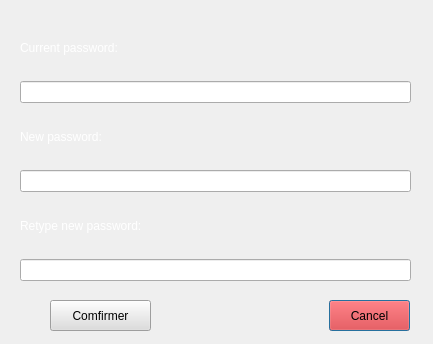
<?xml version="1.0" encoding="UTF-8"?>
<ui version="4.0">
 <class>ch_pass</class>
 <widget class="QDialog" name="ch_pass">
  <property name="geometry">
   <rect>
    <x>0</x>
    <y>0</y>
    <width>433</width>
    <height>344</height>
   </rect>
  </property>
  <property name="windowTitle">
   <string>Dialog</string>
  </property>
  <property name="styleSheet">
   <string notr="true">QDialog{
	
	background-image: url(:/img/img/hero-background-15.jpg);
}</string>
  </property>
  <widget class="QPushButton" name="cancel">
   <property name="geometry">
    <rect>
     <x>329</x>
     <y>300</y>
     <width>81</width>
     <height>31</height>
    </rect>
   </property>
   <property name="styleSheet">
    <string notr="true">background-color: rgb(255, 3, 3);
color:black;</string>
   </property>
   <property name="text">
    <string>Cancel</string>
   </property>
  </widget>
  <widget class="QPushButton" name="comfirm">
   <property name="geometry">
    <rect>
     <x>50</x>
     <y>300</y>
     <width>101</width>
     <height>31</height>
    </rect>
   </property>
   <property name="styleSheet">
    <string notr="true">background-color: rgb(221, 221, 221);
color: rgb(2, 2, 2);</string>
   </property>
   <property name="text">
    <string>Comfirmer</string>
   </property>
  </widget>
  <widget class="QWidget" name="layoutWidget">
   <property name="geometry">
    <rect>
     <x>20</x>
     <y>20</y>
     <width>391</width>
     <height>261</height>
    </rect>
   </property>
   <layout class="QVBoxLayout" name="verticalLayout">
    <item>
     <widget class="QLabel" name="label">
      <property name="styleSheet">
       <string notr="true">color: rgb(255, 255, 255);</string>
      </property>
      <property name="text">
       <string>Current password:</string>
      </property>
     </widget>
    </item>
    <item>
     <widget class="QLineEdit" name="curr_pass">
      <property name="echoMode">
       <enum>QLineEdit::Password</enum>
      </property>
     </widget>
    </item>
    <item>
     <widget class="QLabel" name="label_2">
      <property name="styleSheet">
       <string notr="true">color: rgb(255, 255, 255);</string>
      </property>
      <property name="text">
       <string>New password:</string>
      </property>
     </widget>
    </item>
    <item>
     <widget class="QLineEdit" name="new_pass">
      <property name="echoMode">
       <enum>QLineEdit::Password</enum>
      </property>
     </widget>
    </item>
    <item>
     <widget class="QLabel" name="label_3">
      <property name="styleSheet">
       <string notr="true">color: rgb(255, 255, 255);</string>
      </property>
      <property name="text">
       <string>Retype new password:</string>
      </property>
     </widget>
    </item>
    <item>
     <widget class="QLineEdit" name="r_new_pass">
      <property name="echoMode">
       <enum>QLineEdit::Password</enum>
      </property>
     </widget>
    </item>
   </layout>
  </widget>
 </widget>
 <resources/>
 <connections/>
</ui>
